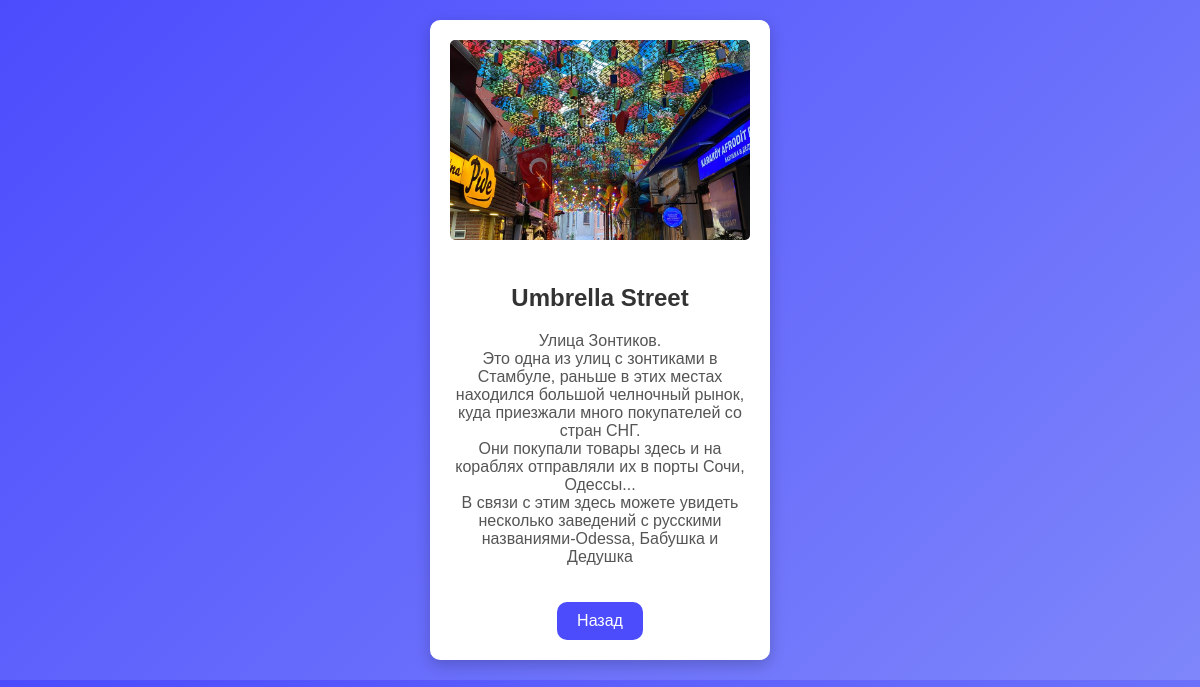
The app's page /info/3/ with its own data.
### miniapp/models.py (models this page shows, shortened)
class Info(models.Model):
	name=models.CharField('name', max_length=100)
	description=models.TextField('description')
	image = models.ImageField(upload_to='product_images/', blank=True, null=True)

### miniapp/views.py (the view)
# urls.py: path('info/<int:pk>/', views.info_detail, name='info_detail'),
def info_detail(request, pk):
    info = get_object_or_404(Info, pk=pk)
    route = info.route_set.first()  # Если `ManyToMany`, берем первый связанный Route
    route_id = route.id if route else None  # Проверяем, связан ли Info с Route
    return render(request, 'miniapp/info_detail.html', {'info': info, 'route_id': route_id})

### miniapp/templates/miniapp/info_detail.html (shortened to what this page needs)
<!DOCTYPE html>
<html lang="ru">
<head>
</head>
<body>
    <div class="info-detail">
        <img src="{{ info.image.url }}" alt="{{ info.name }}">
        <h2>{{ info.name }}</h2>
        <p>{% autoescape off %}{{ info.description|linebreaks }}{% endautoescape %}</p>
        <button class="back-btn" onclick="history.back()">Назад</button>
    </div>
</body>
</html>

### miniapp/templates/miniapp/info_detail.html (style rules this page uses)
body { display: flex; justify-content: center; align-items: flex-start; flex-wrap: wrap; margin: 0; background: linear-gradient(135deg, #4c4cfd, #7e86fa); font-family: Arial, sans-serif; padding: 20px; }
.info-detail { background-color: white; width: 300px; padding: 20px; border-radius: 10px; box-shadow: 0 5px 15px rgba(0, 0, 0, 0.2); text-align: center; }
.info-detail img { width: 100%; height: 200px; object-fit: cover; border-radius: 5px; margin-bottom: 20px; }
.info-detail h2 { font-size: 24px; font-weight: bold; color: #333; }
.info-detail p { font-size: 16px; color: #555; }
.back-btn { background-color: #4c4cfd; color: white; padding: 10px 20px; border: none; border-radius: 10px; font-size: 16px; cursor: pointer; margin-top: 20px; }

### records on screen
Info: image (picture), name "Umbrella Street", description "Улица Зонтиков. Это одна из улиц с зонтиками в Стамбуле, раньше в этих местах находился большой челночный рынок, куда приезжали много покупателей со стран СНГ. Они покупали товары здесь и на кораблях отправляли их в порты Сочи, Одессы... В связи с этим здесь можете увидеть несколько заведений с русскими названиями-Odessa, Бабушка и Дедушка"
